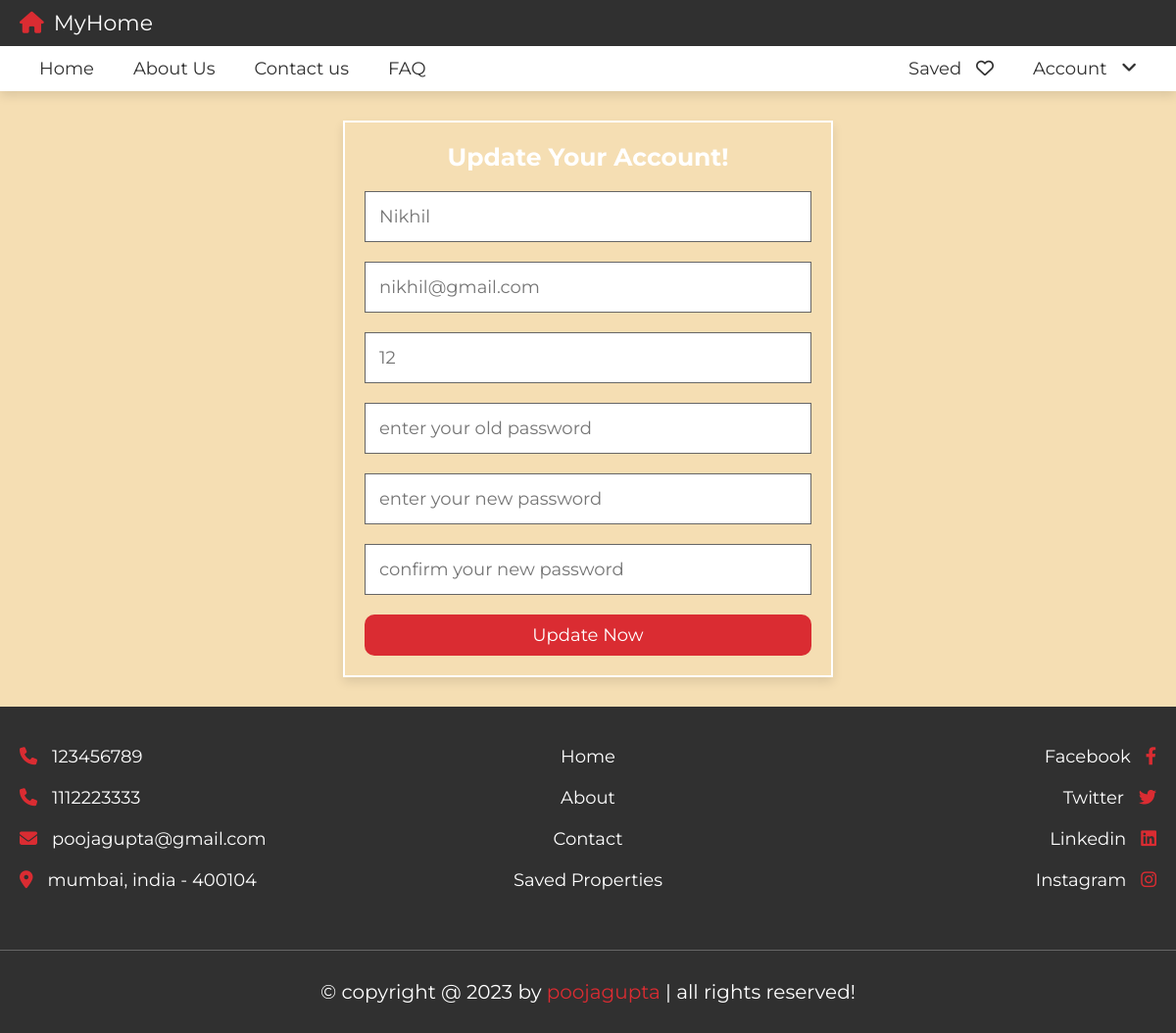
Screenshot of /update.php (signed in) with the database file from the repository.
### tables this page shows
CREATE TABLE `users` (
  `id` int(20) NOT NULL,
  `name` varchar(50) NOT NULL,
  `number` varchar(10) NOT NULL,
  `email` varchar(50) NOT NULL,
  `password` varchar(50) NOT NULL
);

### update.php (the view, shortened to what this page needs)
<?php
include 'components/connect.php';
if(isset($_COOKIE['user_id'])){
   $user_id = $_COOKIE['user_id'];
}else{
   $user_id = '';
   header('location:login.php');
}
$select_user = $conn->prepare("SELECT * FROM `users` WHERE id = ? LIMIT 1");
$select_user->execute([$user_id]);
$fetch_user = $select_user->fetch(PDO::FETCH_ASSOC);
?>
<!DOCTYPE html>
<html lang="en">
<head>
   <link rel="stylesheet" href="https://cdnjs.cloudflare.com/ajax/libs/font-awesome/6.2.0/css/all.min.css">
   <link rel="stylesheet" href="css/style.css">
</head>
<body>
<?php include 'components/user_header.php'; ?>
<section class="form-container">
   <form action="" method="post">
      <h3>update your account!</h3>
      <input type="tel" name="name" maxlength="50" placeholder="<?= $fetch_user['name']; ?>" class="box">
      <input type="email" name="email" maxlength="50" placeholder="<?= $fetch_user['email']; ?>" class="box">
      <input type="number" name="number" min="0" max="9999999999" maxlength="10" placeholder="<?= $fetch_user['number']; ?>" class="box">
      <input type="password" name="old_pass" maxlength="20" placeholder="enter your old password" class="box">
      <input type="password" name="new_pass" maxlength="20" placeholder="enter your new password" class="box">
      <input type="password" name="c_pass" maxlength="20" placeholder="confirm your new password" class="box">
      <input type="submit" value="update now" name="submit" class="btn">
   </form>
</section>
<?php include 'components/footer.php'; ?>
</body>
</html>

### css/style.css (style rules this page uses)
:root { --main-color: #da2c32; --light-color: #666; --light-bg: #eee; --white: #fff; --black: #303030; --border: 0.1rem solid var(--light-color); --box-shodow: 0 0.5rem 1rem rgba(0, 0, 0, 0.1); }
* { font-family: "Montserrat", sans-serif; margin: 0; padding: 0; box-sizing: border-box; outline: none; border: none; text-decoration: none; }
html { font-size: 62.5%; overflow-x: hidden; scroll-behavior: smooth; scroll-padding-top: 10rem; }
body { background-color: wheat; }
section { padding: 3rem 2rem; max-width: 1200px; margin: 0 auto; }
.btn, .inline-btn { margin-top: 1rem; padding: 1rem 3rem; background-color: var(--main-color); color: var(--white); cursor: pointer; text-align: center; font-size: 1.8rem; text-transform: capitalize; }
.btn { display: block; width: 100%; border-radius: 10px; }
.form-container form { max-width: 50rem; margin: 0 auto; border: 2px solid white; box-shadow: var(--box-shodow); padding: 2rem; text-align: center; }
.form-container form h3 { padding-bottom: 1rem; font-size: 2.5rem; color: var(--white); text-transform: capitalize; }
.form-container form .box { border: var(--border); padding: 1.4rem; color: var(--black); margin: 1rem 0; width: 100%; font-size: 1.8rem; }

### rows the page displays
users: name "Nikhil", email "nikhil@gmail.com", number "12"
